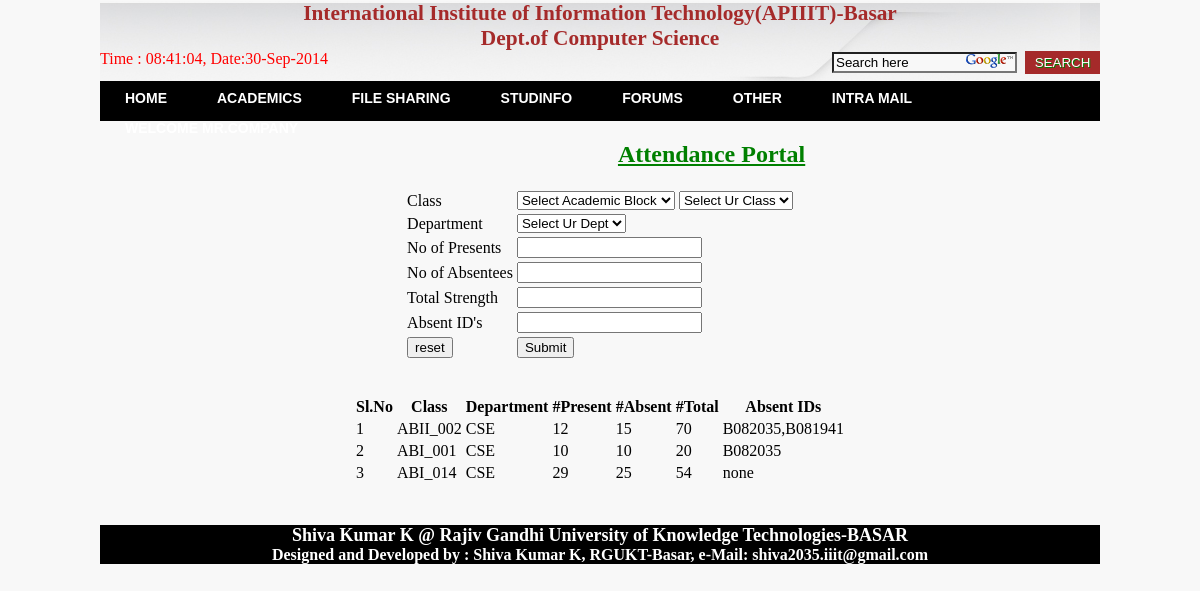
The app's page /attendence.php (signed in) with its own data.
### tables this page shows
CREATE TABLE IF NOT EXISTS `attendance` (
  `class` varchar(10) NOT NULL,
  `dept` varchar(10) NOT NULL,
  `present` int(11) NOT NULL,
  `absent` int(11) NOT NULL,
  `total` int(11) NOT NULL,
  `absent_id` varchar(50) NOT NULL,
  UNIQUE KEY `class` (`class`),
  UNIQUE KEY `class_2` (`class`)
);

### view_attendence.php (the view, shortened to what this page needs)
<?php
	$q1="select * from attendance";
	$q2=mysql_query($q1);
	echo "<table align=center>";
	echo "<tr style={text-align:center;background-color:FFAA99;color:white;}><th style={width:50;text-align:center;}>Sl.No</th><th style={width:100;text-align:center;}>Class</th><th style={width:250;text-align:center;}>Department</th><th style={width:100;text-align:center;}>#Present</th><th style={width:100;text-align:center;}>#Absent</th><th style={width:100;text-align:center;}>#Total</th><th style={width:300;text-align:center;}>Absent IDs</th></tr>";
	$sl=1;
	while($row=mysql_fetch_array($q2))
	{
		?>
		<tr style={width:50;text-align:center;background-color:silver}><td><? echo $sl; ?></td><td><? echo $row['class'];?></td><td><?echo $row['dept'];?></td><td><?echo $row['present'];?></td><td><?echo $row['absent'];?></td><td><?echo $row['total'];?></td><td><?echo $row['absent_id'];?></td></tr>
		<?
		$sl++;
	}
	echo "</table>";
?>
</body>

### head.php (shortened to what this page needs)
<?
$time=mysql_query("select CURTIME()");
$tm=mysql_result($time,0,0);
echo "<font color=\"red\">Time : ".$tm[0].$tm[1].$tm[2].$tm[3].$tm[4].$tm[5].$tm[6].$tm[7].", Date:".date('d-M-Y')."</font>";
?>
<link rel="stylesheet" href="style2.css" type="text/css">
<sctipt text/javascript></script>
<div id="header1">
<h4>International Institute of Information Technology(APIIIT)-Basar<br/>Dept.of Computer Science</h4><br>
</div>
<div id="header">
	<ul id="menu">
	<li><a href="index.php" id="hlink">Home</a></li>
	<li><a>Academics</a>
	</li>
	<li><a href="upload.php" id="hlink">File Sharing</a></li>
	<li><a href="stuinfo.php" id="hlink">StudInfo</a></li>
	<li><a href="forum.php" id="hlink">Forums</a></li>
	<li><a>Other</a>
	</li>
	<li><a>Intra Mail</a>
	</li>
	<?php if(isset($_SESSION['user'])){?>
	<li><a href="stuinfo.php">Welcome Mr.<?echo $_SESSION['user'];?></a>
	</li>
	<?}?>
	<div id="search"><form action="search.php" method="post"><input type="text" name="inputtext" value="Search here" onfocus="if(this.value=='Search here'){this.value=''}" onblur="if(this.value=='') {this.value='Search here'}" id="search_input">&nbsp;&nbsp;<input type="submit" value="SEARCH" name="search" id="search_button"></b><br/></form></div>
	</ul>
</div>

### attendence.php (shortened to what this page needs)
<?
include("head.php");
if(array_key_exists('submit',$_POST))
{
	mysql_connect('localhost','root','password')or die("Not Connected to MySQL Server because ".mysql_error());
	mysql_select_db("rgukt");
	$block=$_POST['block'];
	$class=$_POST['class'];
	$class=$block."_".$class;
	$dept=$_POST['dept'];
	$present=$_POST['present'];
	$absent=$_POST['absent'];
	$total=$_POST['total'];
	$absent_id=$_POST['absent_id'];
	$q1="insert into attendance values('$class','$dept',$present,$absent,$total,'$absent_id')";
	$q2=mysql_query($q1) or die(mysql_error());
	echo "<center><font color=green>Your class room attendance is submitted successfully";
}
else
{?>
<h2><center><font color=green><b><u>Attendance Portal</u></font></center></h2>
<form method="post" action="">
<table align=center>
	<tr><td>Class</td><td>
	<select name="block"><option value=null>Select Academic Block</option><option value="ABI">AB-I</option><option value="ABII">AB-II</option></select>
	<select name="class">
	<option value="null">Select Ur Class</option>
	</select>
	</td></tr>
	<tr><td>Department</td><td><select name="dept">
	<option value="null">Select Ur Dept</option>
	</select></td></tr>
	<tr><td>No of Presents</td><td><input type=text name="present"></td></tr>
	<tr><td>No of Absentees</td><td><input type=text name="absent"></td></tr>
	<tr><td>Total Strength</td><td><input type=text name="total"></td></tr>
	<tr><td>Absent ID's</td><td><input type=text name="absent_id"></td></tr>
	<tr><td><input type="reset" value="reset"></td><td><input type=submit name="submit"></td></tr>
</table>
</form>
<?
}
	echo "<br>";
	include('view_attendence.php');
	echo "<br>";
include("template.php");
?>

### template.php (shortened to what this page needs)
<p id="bottom2">
<font size=4 style="{color:orange}"><b>Shiva Kumar K @ Rajiv Gandhi University of Knowledge Technologies-BASAR</font></b><br>
<font size=3 style="{color:yellow;}">Designed and Developed by : Shiva Kumar K, RGUKT-Basar, e-Mail: shiva2035.iiit@gmail.com</font><br>

### style2.css (style rules this page uses)
#menu { width: 100%; margin: 0; padding: 10px 0 0 0; margin-top:-40px; height:30px; list-style: none; //background: green; }
#menu li { margin-top:-10px; float:left; padding: 0 0 0 0; position: relative; width:auto; height:40px; background-color:none; }
#menu a { float: left; height: 40px; padding: 5 25px; color: white; text-transform: uppercase; font: bold 14px/25px Arial, Helvetica; text-decoration: none; background-color:none; }

### head.php (style rules this page uses)
#header { align:center; margin-top:-15; //margin-top:-5; text-align:right; vertical-align:bottom; background-color:black; color:white; width:100%; height:40; }
#header1 { //align:center; margin-top:-95; font-size:16pt; font-style:bolder; font-family:Georgia; text-align:center; vertical-align:bottom; background-image:url("images/head.jpg"); color:brown; width:100%; height:120; //border-radius:15; //-moz-border-radius:15; }
#search { float:right; margin-top:-70; }
#search_input { background-color:#f8f8f8; background-image:url('images/mini_google.png'); background-repeat:no-repeat; background-position:top right; }
#search_button { background-color:brown; color:white; text-shadow:1px 1px green; border-style:none; width:75px; height:23px; }

### template.php (style rules this page uses)
#bottom2 { text-align:center; vertical-align:middle; text-align:center; color:white; background-color:black; width:100%; font-size:16pt; margin-bottom:-75; -moz-border-radius:8; }

### records on screen
attendance: class "ABII_002", dept "CSE", present "12", absent "15", total "70", absent "B082035,B081941"
attendance: class "ABI_001", dept "CSE", present "10", absent "10", total "20", absent "B082035"
attendance: class "ABI_014", dept "CSE", present "29", absent "25", total "54", absent "none"

### other values on screen
$tm[0] "0"
$tm[1] "8"
$tm[2] ":"
$tm[3] "4"
$tm[4] "1"
$tm[5] ":"
$tm[6] "0"
$tm[7] "4"
